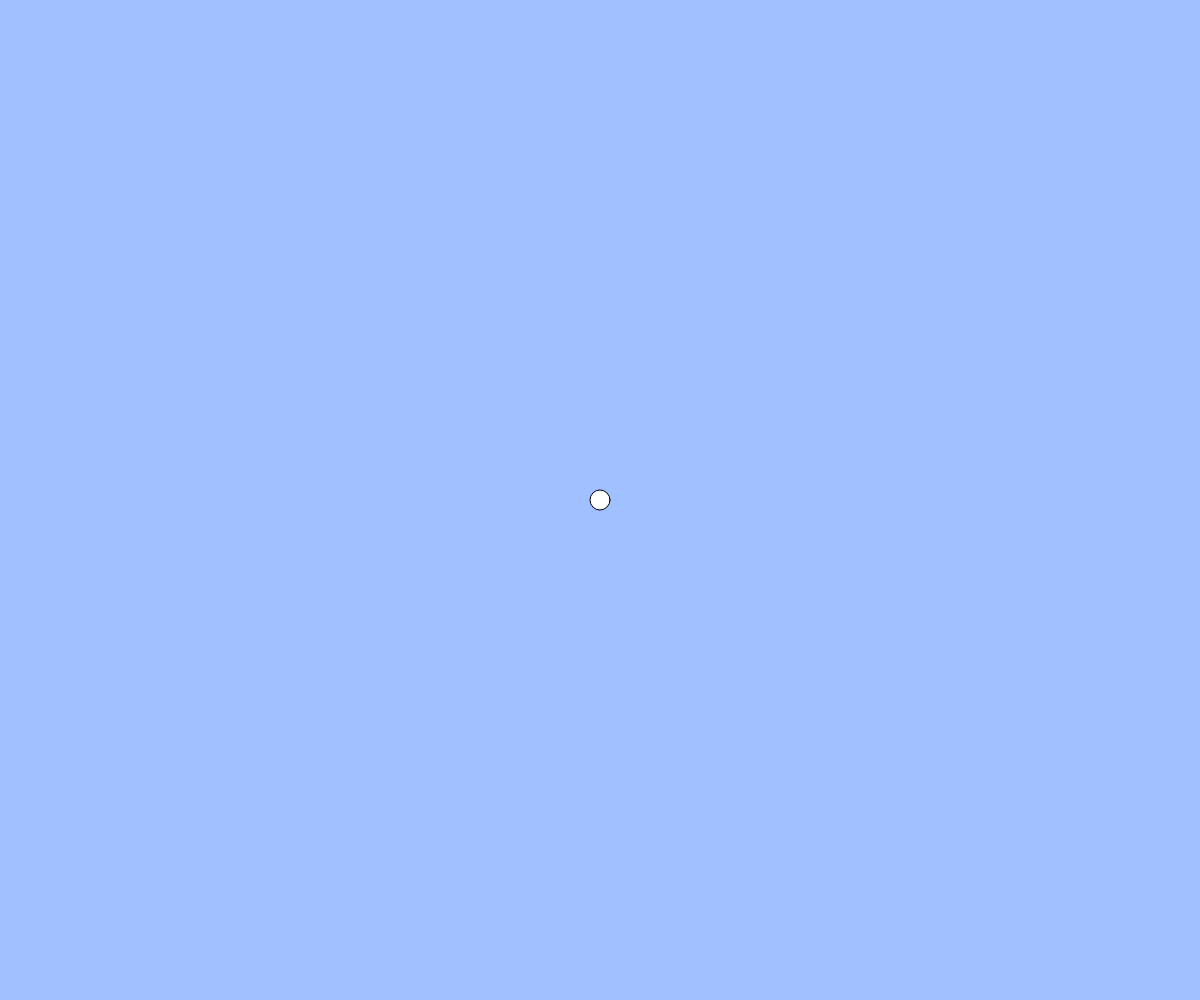
Frame 1 (no input)
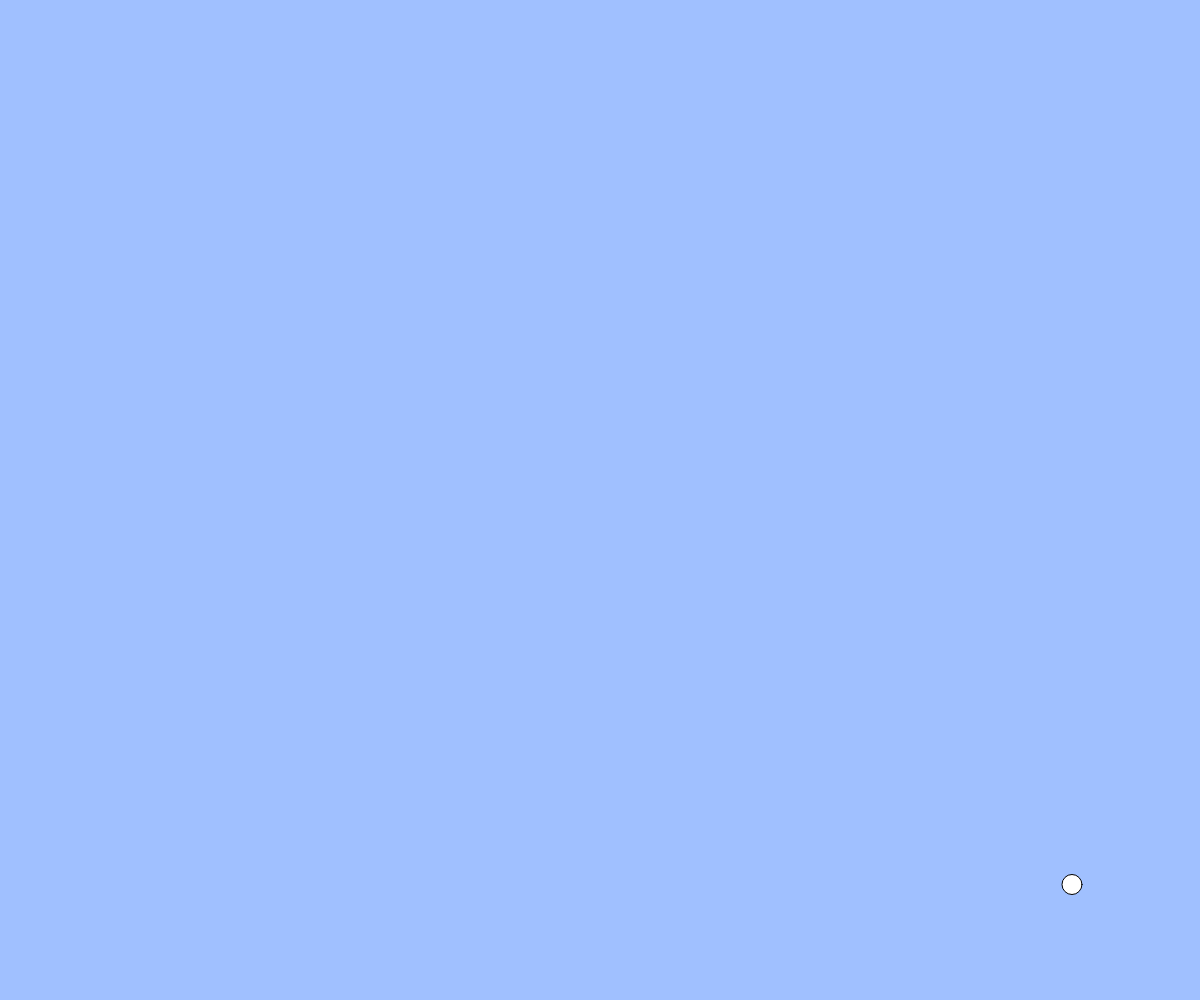
Frame 60 (no input)
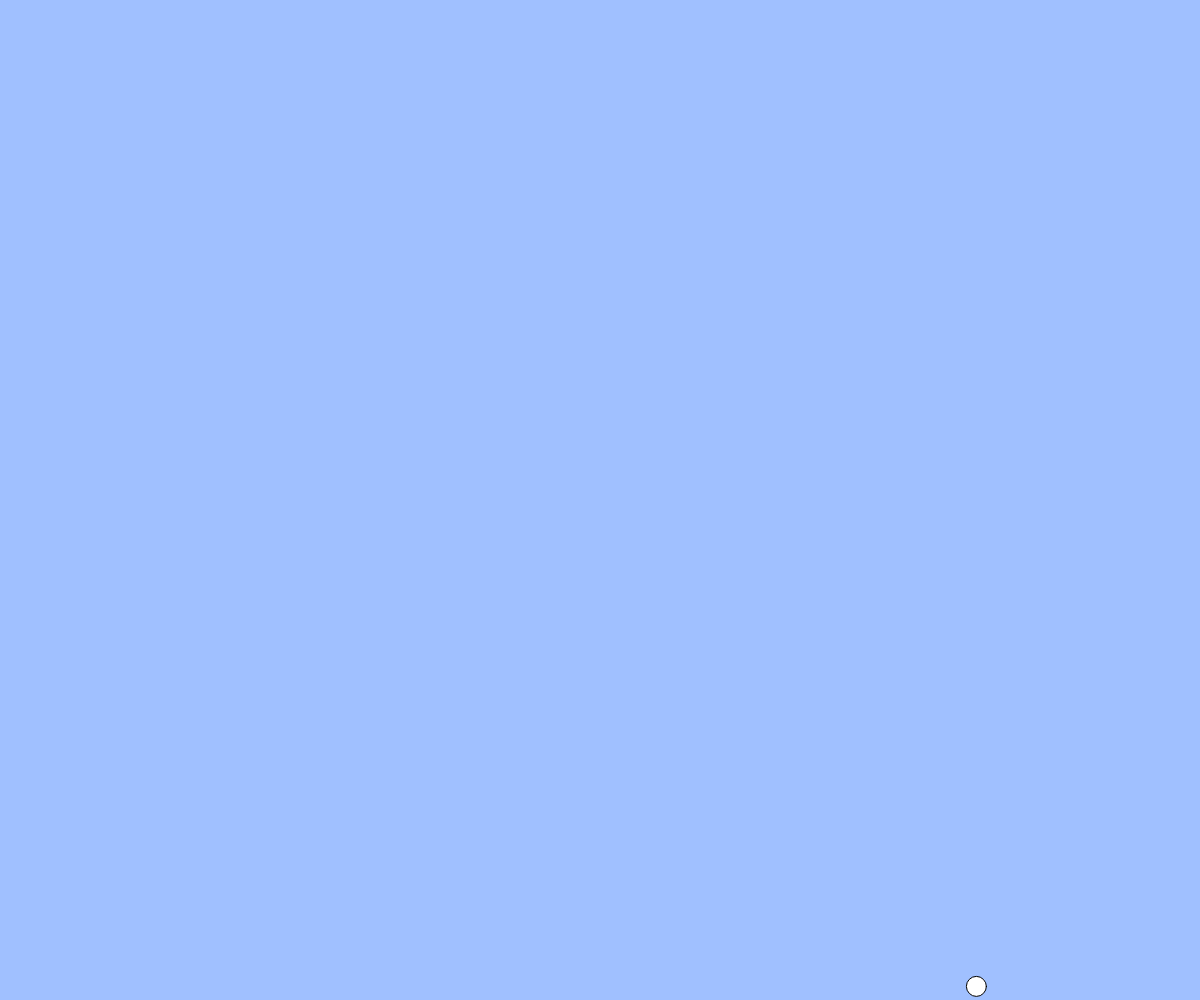
Frame 120 (the mouse pressed at the canvas centre since frame 60)

The p5.js sketch that drew these frames (run headless with seeded random() and noise() and a simulated clock; from frame 60 on, the mouse is pressed at the canvas centre):

// p5.js sketch
// ── sketch.js
// テキスト「アニメーションの基本」
let x, y, vx, vy;
const g = 1; // 重力加速度
const vyMax = 30;

function setup(){
  createCanvas(windowWidth, windowHeight);
  x = width / 2;
  y = height / 2;
  vx = 8;
  vy = 8;
}

function draw(){
  background(160, 192, 255);
  ellipse(x, y, 20, 20);
  x += vx;
  y += vy;

  // 重力（コメント機能でオンオフ切り替えて実行してみましょう）
  vy = constrain(vy + g, -vyMax, vyMax);

  // 端の処理パターン (1) 反対側から出てくる
  // if(x > width){ x = 0; }
  // else if(x < 0){ x = width; }
  // if(y > height){ y = 0; }
  // if(y < 0){ y = height; }

　// 端の処理パターン (2) 跳ね返る
  if(x < 0 || x > width){ vx = -1 * vx*0.65; }
  if(y > height){ vy = -1 * vy*0.65; }
  x = constrain(x, 0, width);
  y = constrain(y, 0, height);
}

function windowResized(){
  resizeCanvas(windowWidth, windowHeight);
}
